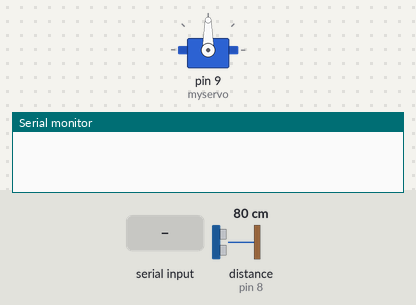
A sketch run on a simulated Arduino Nano, built with avr-gcc and run on an emulated ATmega328P. Parts: servo, the last lines printed to the serial monitor. The inputs (shaded band) are chosen by the test bench; at power-on: distance to the obstacle (sensor on pin 8) 80 cm. The echo pulse lasts 58.3 µs per cm.

Above: at 1.2 s.
1.3 s: "1" received over Serial
At 1.37 s:
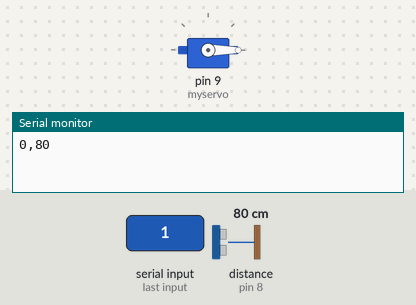
4.3 s: distance to the obstacle (sensor on pin 8) set to 2 cm
At 4.48 s:
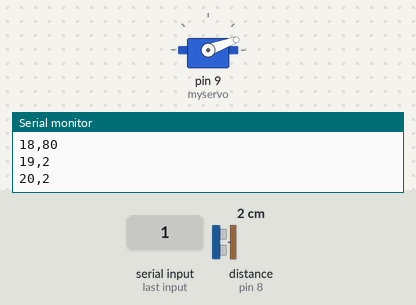
7.3 s: distance to the obstacle (sensor on pin 8) set to 9 cm
At 7.5 s:
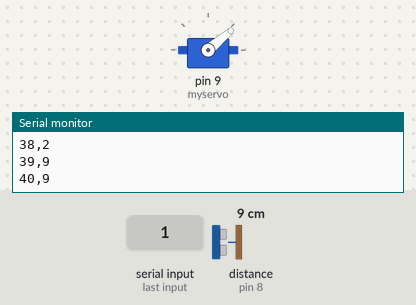
Timing chart, 0 to 21.1 s (numbered marks = the images above; inputs shaded):
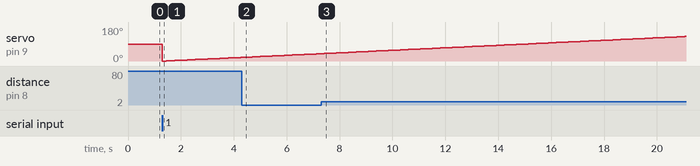

The sketch:

ultrasonicRadar.ino
```cpp
/************************************************************************************************************
* @filename : ultrasonicRadar
* @author   : Ashish Sharma
* @brief    : Program for Ultrasonic Sensing Radar.
*             Components required: Arduino Microcontroller (Nano used here), HC-SR04 Ultrasonic Transceiver,
*                                  SG90 Servo Motor, Mounting arrangement.
*             Connect "Trig" pin of HC-SR04 to pin D7
*             Connect "Echo" pin of HC-SR04 to pin D8
*             Connect servo motor signal pin to pin D9
************************************************************************************************************/

#include <Servo.h>

Servo myservo;  // create servo object to control a servo
                // a maximum of eight servo objects can be created

int pos = 0;    // variable to store the servo position

const int loopPeriod = 20;
unsigned long loopdelay = 0;
const int trig = 7; // ARDUINO OUTPUT PIN FOR SENSOR
const int echo = 8;
long ultraDuration, ultraDistance;
//char incomingData;

void setup()
{
  myservo.attach(9);  // attaches the servo on pin 9 to the servo object
  Serial.begin(115200);
}

void loop()
{
    if (Serial.available() > 0) {
    char incomingData = (char)Serial.read();
    if ('1' == incomingData)
    {
      for(pos = 0; pos < 180; pos += 1)  // goes from 0 degrees to 180 degrees
      {
        // in steps of 1 degree
        Serial.print(pos);
        Serial.print(",");
        myservo.write(pos);              // tell servo to go to position in variable 'pos'
        delay(50);
        readUltrasonicSensors();
        //delay(50);           // waits 15ms for the servo to reach the position
      }
      delay(50);
      for(pos = 180; pos>=0; pos-=1)     // goes from 180 degrees to 0 degrees
      {
        Serial.print(pos);
        Serial.print(",");
        myservo.write(pos);              // tell servo to go to position in variable 'pos'
        delay(50);
        readUltrasonicSensors();
        //delay(50);                       // waits 15ms for the servo to reach the position
      }
    }
    //  loopdelay = millis();
  }
}

void readUltrasonicSensors()
{
  pinMode(trig , OUTPUT);
  digitalWrite(trig , LOW);
  delayMicroseconds(2);
  digitalWrite(trig , HIGH);
  delayMicroseconds(5);
  digitalWrite(trig , LOW);

  pinMode(echo , INPUT);
  ultraDuration = pulseIn(echo , HIGH);
  ultraDistance = microsecondsToCentimeters(ultraDuration);
  /*if (ultraDistance>200)
  {
    ultraDistance = 200;
  }*/
  Serial.println(ultraDistance);
  delay(100);
  //Serial.println();
}

long microsecondsToCentimeters(long microseconds)
{
  // The speed of sound is 340 m/s or 29 microseconds per centimeter.
  // The ping travels out and back, so to find the distance of the
  // object we take half of the distance travelled.
  return microseconds / 29 / 2;
}
```

Measured:
- after the input at 1.3 s, servo on pin 9 (myservo): 90° → 0° at once, → 1° 0.16 s later, → 2° 0.16 s later, → 3° 0.16 s later, … (20 changes in this stretch)
